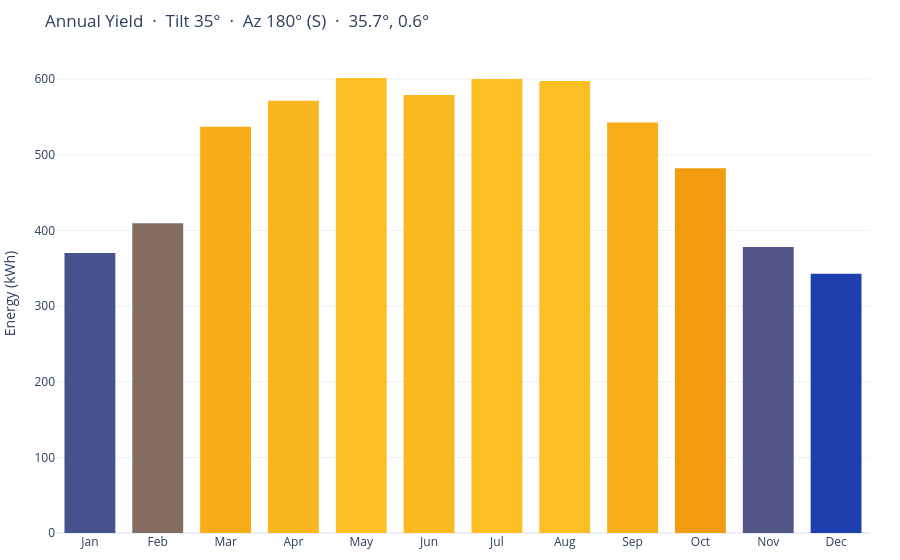

Notebook source saved alongside this figure:
### Code cell
fig_ann = go.Figure(go.Bar(
    x=months, y=monthly_kwh,
    marker=dict(
        color=monthly_kwh,
        colorscale=[[0,'#1E40AF'],[0.55,'#F59E0B'],[1,'#FBBF24']],
        line=dict(width=0),
    ),
    hovertemplate='%{y:,.0f} kWh<extra>%{x}</extra>',
))
fig_ann.update_layout(
    title=f"Annual Yield  ·  Tilt {TILT}°  ·  Az {AZIMUTH}° ({az_label})  ·  {LAT:.1f}°, {LON:.1f}°",
    yaxis_title="Energy (kWh)", bargap=0.25,
    template="plotly_white",
    margin=dict(l=10, r=30, t=54, b=10),
)
fig_ann.show()

### Figure 1 — Plotly figure (JSON) as saved in the notebook; plotly's stock layout.template omitted (floating-point values rounded to 4 significant figures)
{"data": [{"hovertemplate": "%{y:,.0f} kWh<extra>%{x}</extra>", "marker": {"color": [370.1, 409.4, 537.1, 571.4, 601.5, 578.8, 600.2, 597.6, 542.7, 482.0, 378.0, 342.7], "colorscale": [[0, "#1E40AF"], [0.55, "#F59E0B"], [1, "#FBBF24"]], "line": {"width": 0}}, "type": "bar", "x": ["Jan", "Feb", "Mar", "Apr", "May", "Jun", "Jul", "Aug", "Sep", "Oct", "Nov", "Dec"], "y": [370.1, 409.4, 537.1, 571.4, 601.5, 578.8, 600.2, 597.6, 542.7, 482.0, 378.0, 342.7]}], "layout": {"bargap": 0.25, "margin": {"b": 10, "l": 10, "r": 30, "t": 54}, "title": {"text": "Annual Yield  ·  Tilt 35°  ·  Az 180° (S)  ·  35.7°, 0.6°"}, "yaxis": {"title": {"text": "Energy (kWh)"}}}}
